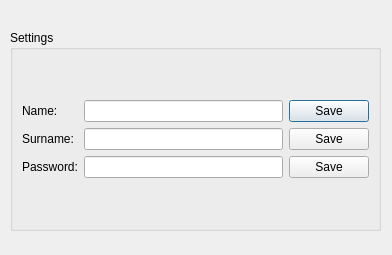
<?xml version="1.0" encoding="UTF-8"?>
<ui version="4.0">
 <class>Settings</class>
 <widget class="QDialog" name="Settings">
  <property name="geometry">
   <rect>
    <x>0</x>
    <y>0</y>
    <width>392</width>
    <height>255</height>
   </rect>
  </property>
  <property name="windowTitle">
   <string>Dialog</string>
  </property>
  <widget class="QGroupBox" name="groupBox">
   <property name="geometry">
    <rect>
     <x>10</x>
     <y>30</y>
     <width>371</width>
     <height>201</height>
    </rect>
   </property>
   <property name="title">
    <string>Settings</string>
   </property>
   <layout class="QGridLayout" name="gridLayout">
    <item row="0" column="0">
     <layout class="QHBoxLayout" name="horizontalLayout">
      <item>
       <layout class="QVBoxLayout" name="verticalLayout">
        <item>
         <widget class="QLabel" name="label_name">
          <property name="text">
           <string>Name:</string>
          </property>
         </widget>
        </item>
        <item>
         <widget class="QLabel" name="label_surname">
          <property name="text">
           <string>Surname:</string>
          </property>
         </widget>
        </item>
        <item>
         <widget class="QLabel" name="label_password">
          <property name="text">
           <string>Password:</string>
          </property>
         </widget>
        </item>
       </layout>
      </item>
      <item>
       <layout class="QVBoxLayout" name="verticalLayout_2">
        <item>
         <widget class="QLineEdit" name="lineEdit_name"/>
        </item>
        <item>
         <widget class="QLineEdit" name="lineEdit_surname"/>
        </item>
        <item>
         <widget class="QLineEdit" name="lineEdit_password">
          <property name="echoMode">
           <enum>QLineEdit::Password</enum>
          </property>
         </widget>
        </item>
       </layout>
      </item>
      <item>
       <layout class="QVBoxLayout" name="verticalLayout_3">
        <item>
         <widget class="QPushButton" name="pushButton_name">
          <property name="text">
           <string>Save</string>
          </property>
         </widget>
        </item>
        <item>
         <widget class="QPushButton" name="pushButton_surname">
          <property name="text">
           <string>Save</string>
          </property>
         </widget>
        </item>
        <item>
         <widget class="QPushButton" name="pushButton_password">
          <property name="text">
           <string>Save</string>
          </property>
         </widget>
        </item>
       </layout>
      </item>
     </layout>
    </item>
   </layout>
  </widget>
 </widget>
 <resources/>
 <connections/>
</ui>
